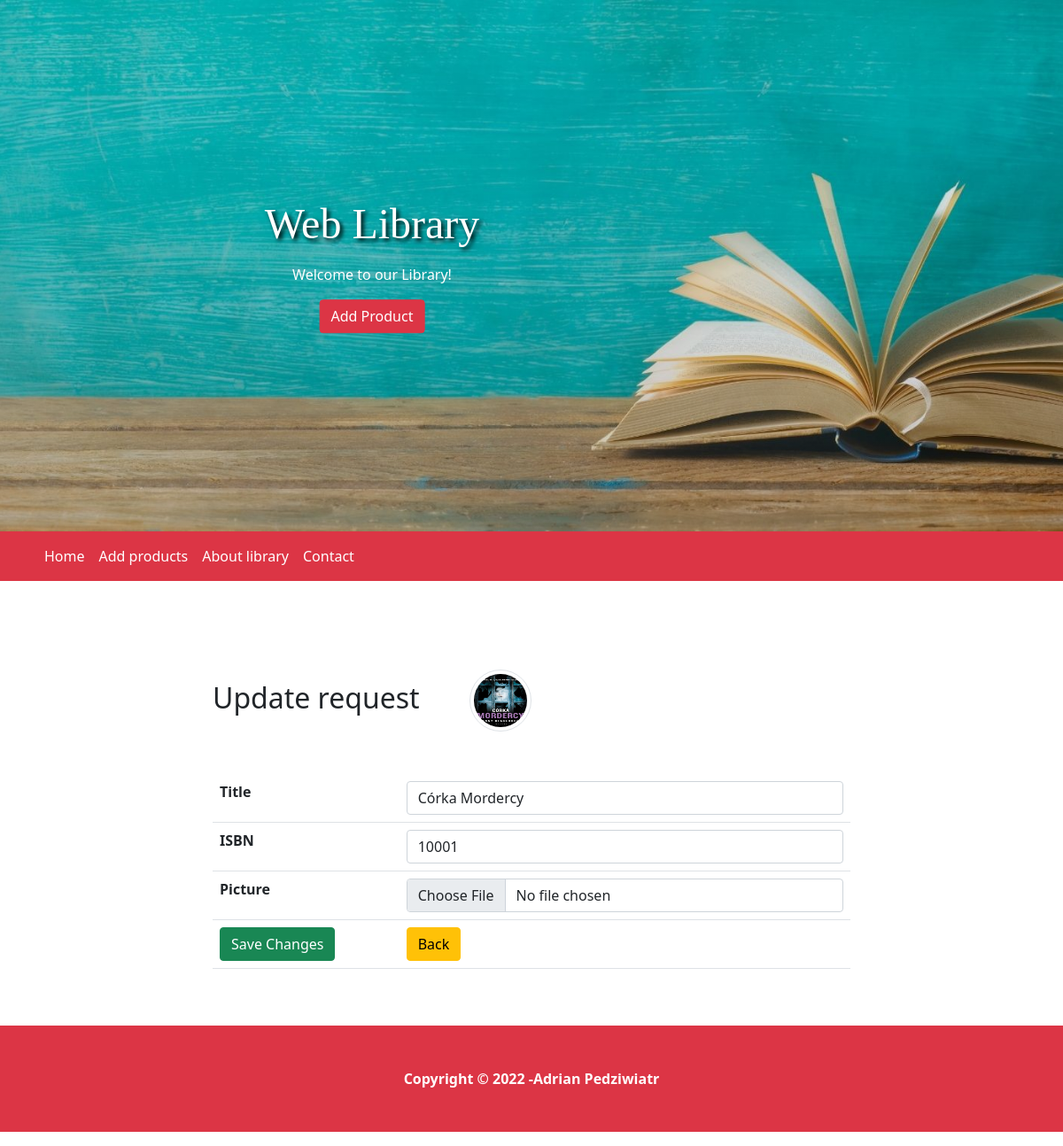
The app's page /update.php?id=2 with its own data.
### tables this page shows
CREATE TABLE `products` (
  `id` int(11) NOT NULL,
  `title` varchar(255) NOT NULL,
  `isbn_number` int(11) NOT NULL,
  `author_f_name` varchar(255) NOT NULL,
  `author_l_name` varchar(255) NOT NULL,
  `type_of` varchar(255) NOT NULL,
  `txt` varchar(500) NOT NULL,
  `publisher_name` varchar(255) NOT NULL,
  `publisher_address` varchar(255) NOT NULL,
  `publish_date` date NOT NULL,
  `picture` varchar(255) DEFAULT NULL
);

### update.php (the view, shortened to what this page needs)
<?php
require_once 'actions/db_connect.php';
if ($_GET['id']) {
    $id = $_GET['id'];
    $sql = "SELECT * FROM products WHERE id = {$id}";
    $result = mysqli_query($connect, $sql);
    if (mysqli_num_rows($result) == 1) {
        $data = mysqli_fetch_assoc($result);
        $title = $data['title'];
        $isbn_number = $data['isbn_number'];
        $picture = $data['picture'];
    } else {
        header("location: error.php");
    }
} else {
    header("location: error.php");
}
?>
<!DOCTYPE html>
<html>
    <head>
        <?php require_once 'components/boot.php'?>
        <link rel="stylesheet" href="style/style.css">
    </head>
    <body>
    <header>
        <div class="header-img">
        <div class="header-text">
      <h1 class="title mb-3">Web Library</h1>
      <p>Welcome to our Library!</p>
      <a href= "create.php" class="btn btn-danger" role="button" data-bs-toggle="button">Add Product</a>
    </div>
  </div>
        </header>
        <nav class="navbar navbar-expand-lg navbar-danger bg-danger">
  <div class="container-fluid">
      <div class="container">
    <div class="collapse navbar-collapse" id="navbarSupportedContent">
      <ul class="navbar-nav me-auto mb-2 mb-lg-0">
        <li class="nav-item">
          <a class="nav-link text-white active" aria-current="page" href="index.php">Home</a>
        </li>
        <li class="nav-item">
          <a class="nav-link text-white active" aria-current="page" href="#">Add products</a>
        </li>
        <li class="nav-item">
          <a class="nav-link text-white active" aria-current="page" href="#">About library</a>
        </li>
        <li class="nav-item">
          <a class="nav-link text-white active" aria-current="page" href="#">Contact</a>
        </li>
    </div>
      </div>
  </div>
</nav>
        <fieldset>
            <legend class='h2 mb-5'>Update request <img class='ms-5 img-thumbnail rounded-circle' src='pictures/<?php echo $picture ?>' alt="<?php echo $title ?>"></legend>
            <form action="actions/a_update.php"  method="post" enctype="multipart/form-data">
                <table class="table">
                    <tr>
                        <th>Title</th>
                        <td><input class="form-control" type="text"  name="title" placeholder ="Product Name" value="<?php echo $title ?>"  /></td>
                    </tr>
                    <tr>
                        <th>ISBN</th>
                        <td><input class="form-control" type= "number" name="isbn_number" step="any"  placeholder="ISBN" value ="<?php echo $isbn_number ?>" /></td>
                    </tr>
                    <tr>
                        <th>Picture</th>
                        <td><input class="form-control" type="file" name= "picture" /></td>
                    </tr>
                    <tr>
                        <td><button class="btn btn-success" type= "submit">Save Changes</button></td>
                        <td><a href= "index.php"><button class="btn btn-warning" type="button">Back</button></a></td>
                    </tr>
                </table>
            </form>
        </fieldset>
        <footer class="bg-danger mt-5" height="100px">
                <p class="text-center p-5 text-white"><b>Copyright &copy; 2022 -Adrian Pedziwiatr</b></p>
            </footer>
    </body>
</html>

### style/style.css (style rules this page uses)
.title { font-family: 'Great Vibes', cursive; text-shadow: 3px 3px 5px black; font-size: 3em; }
.header-img { height: 600px; background-image: linear-gradient(rgba(0, 0, 0, 0.089), rgba(0, 0, 0, 0.192)), url('../pictures/hero.jpg'); background-position: center; background-repeat: no-repeat; background-size: cover; position: relative; }
.header-text { position: absolute; top: 50%; left: 35%; transform: translate(-50%, -50%); color: #fff; text-align: center; }

### update.php (style rules this page uses)
fieldset { margin: auto; margin-top: 100px; width: 60% ; }
.img-thumbnail { width: 70px !important; height: 70px !important; }

### records on screen
products: picture (picture), title "Córka Mordercy", isbn_number "10001"
